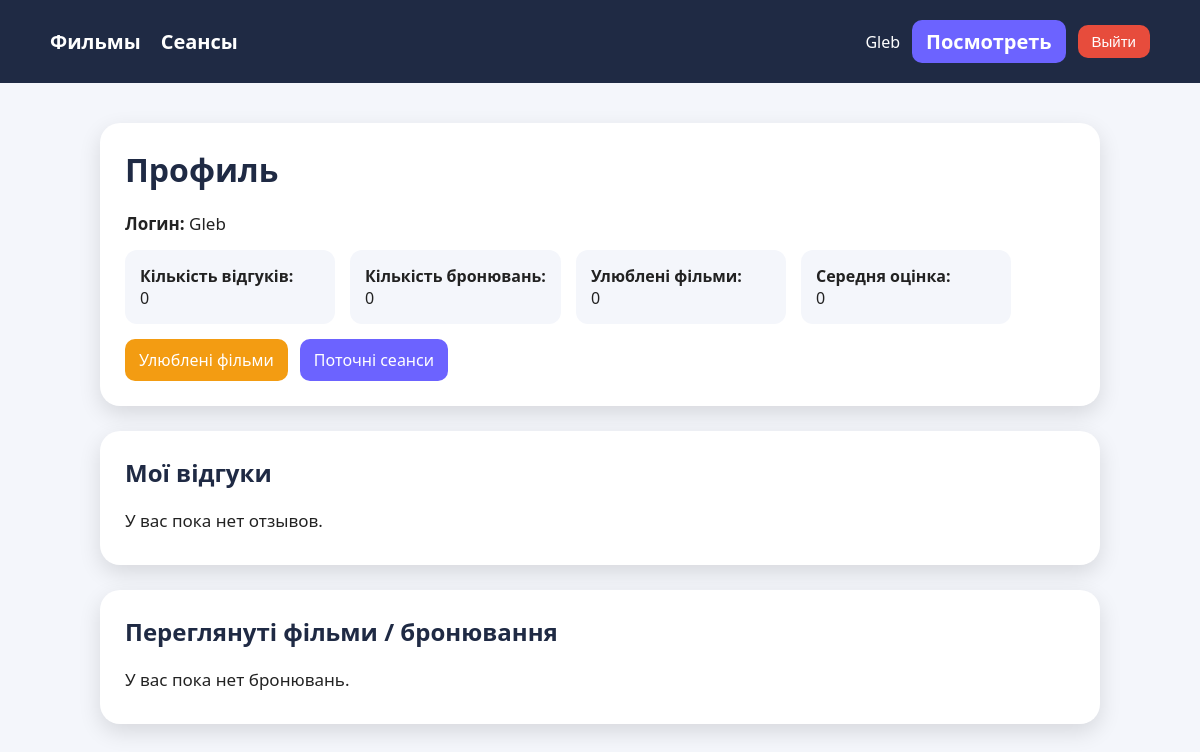
The page /profile/ (signed in) on the database as committed earlier.
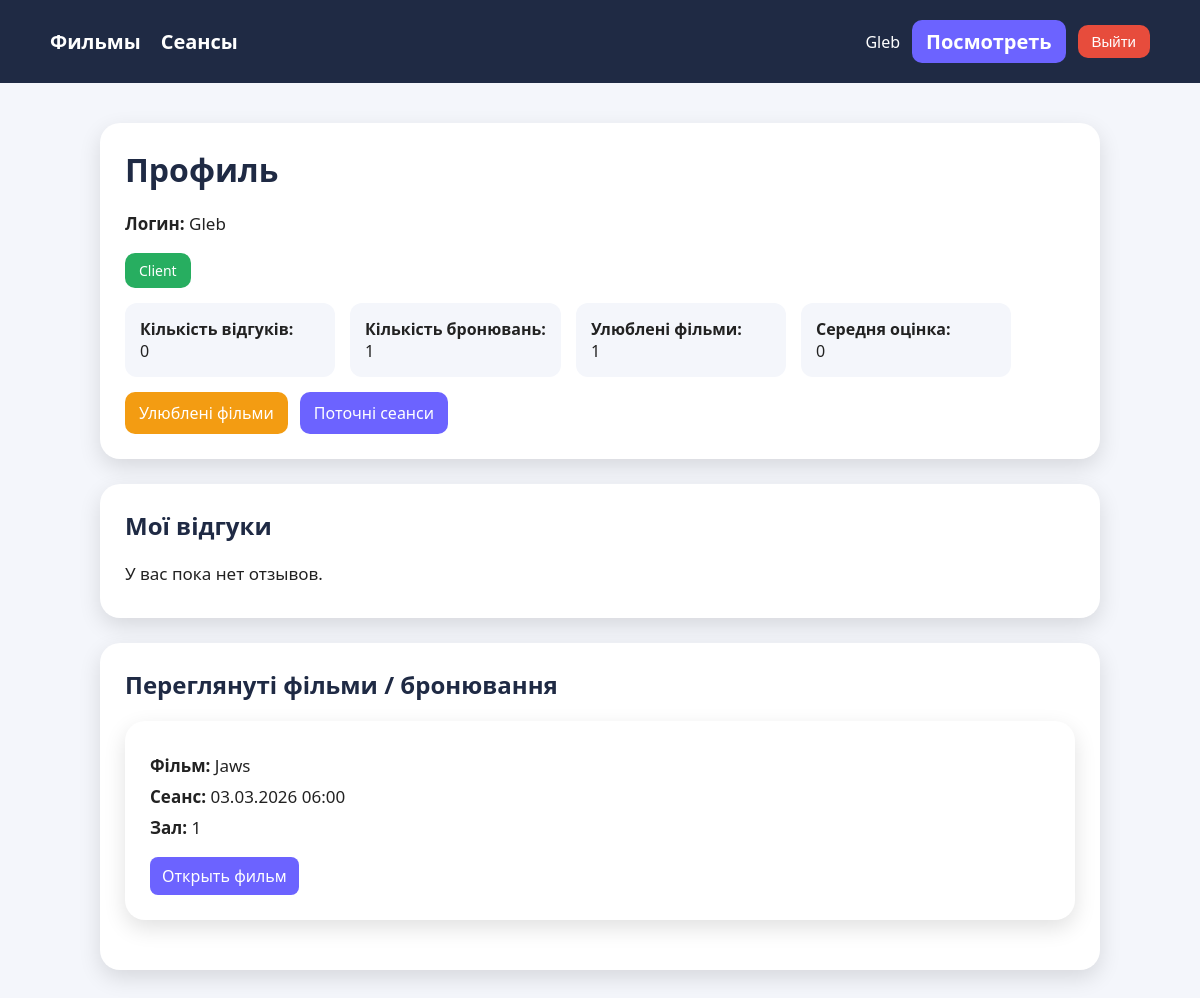
The same page on the database as committed later.
### cinema/models.py (models this page shows, shortened)
class TicketBooking(models.Model):
    user = models.ForeignKey(User, on_delete=models.CASCADE, related_name='ticket_bookings')
    session = models.ForeignKey('Session', on_delete=models.CASCADE, related_name='bookings')
    booked_at = models.DateTimeField(auto_now_add=True)
    class Meta:
        unique_together = ('user', 'session')

class Session(models.Model):
    movie = models.ForeignKey(Movie, on_delete=models.CASCADE, related_name='sessions', verbose_name='Фильм')
    date_time = models.DateTimeField(verbose_name='Дата и время')
    hall_number = models.PositiveIntegerField(verbose_name='Номер зала')

class Movie(models.Model):
    title = models.CharField(max_length=200, verbose_name='Название')
    description = models.TextField(verbose_name='Описание')
    release_year = models.PositiveIntegerField(verbose_name='Год выпуска')
    duration = models.PositiveIntegerField(verbose_name='Длительность (мин)')
    genre = models.CharField(max_length=100, verbose_name='Жанр')
    poster = models.ImageField(upload_to='posters/', verbose_name='Постер')

### cinema/views.py (the view)
# urls.py: path('profile/', views.profile_view, name='profile'),
@login_required
def profile_view(request):
    my_reviews = Review.objects.filter(user_name=request.user.username).order_by('-created_at')
    my_bookings = TicketBooking.objects.filter(user=request.user).select_related('session', 'session__movie').order_by('-booked_at')
    my_favorites = FavoriteMovie.objects.filter(user=request.user).select_related('movie').order_by('-added_at')
    avg_rating = my_reviews.aggregate(avg=Avg('rating'))['avg']
    if avg_rating is None:
        avg_rating = 0
    return render(request, 'profile.html', {
        'my_reviews': my_reviews,
        'my_bookings': my_bookings,
        'my_favorites': my_favorites,
        'avg_rating': round(avg_rating, 1),
        'is_client': is_client(request.user),
        'is_worker': is_worker(request.user),
    })

### cinema/views.py (called while the page is built)
def is_client(user):
    return user.is_authenticated and user.groups.filter(name='Client').exists()

def is_worker(user):
    return user.is_authenticated and user.groups.filter(name='worker').exists()

### templates/profile.html (shortened to what this page needs)
{% extends 'base.html' %}
{% block content %}
<div class="profile-card">
    <h1>Профиль</h1>
    <p><b>Логин:</b> {{ user.username }}</p>
    {% if is_client %}
        <span class="role client">Client</span>
    {% endif %}
    <div class="stats">
        <div class="stat-box">
            <b>Кількість відгуків:</b>
            <div>{{ my_reviews|length }}</div>
        </div>
        <div class="stat-box">
            <b>Кількість бронювань:</b>
            <div>{{ my_bookings|length }}</div>
        </div>
        <div class="stat-box">
            <b>Улюблені фільми:</b>
            <div>{{ my_favorites|length }}</div>
        </div>
        <div class="stat-box">
            <b>Середня оцінка:</b>
            <div>{{ avg_rating }}</div>
        </div>
    </div>
    <div class="top-links">
        <a href="{% url 'favorite_movies' %}" class="fav-link">Улюблені фільми</a>
        <a href="{% url 'session_list' %}" class="session-link">Поточні сеанси</a>
    </div>
</div>
<div class="profile-card">
    <h2>Мої відгуки</h2>
    {% for review in my_reviews %}
        <div class="review-card">
            <p><b>Фільм:</b> {{ review.movie.title }}</p>
            <p><b>Дата:</b> {{ review.created_at|date:"d.m.Y H:i" }}</p>
            <p><b>Оцінка:</b> {{ review.rating }}/10</p>
            <p><b>Текст:</b> {{ review.text }}</p>
            <a href="{% url 'movie_detail' review.movie.id %}">Открыть фильм</a>
        </div>
    {% empty %}
        <p>У вас пока нет отзывов.</p>
    {% endfor %}
</div>
<div class="profile-card">
    <h2>Переглянуті фільми / бронювання</h2>
    {% for booking in my_bookings %}
        <div class="review-card">
            <p><b>Фільм:</b> {{ booking.session.movie.title }}</p>
            <p><b>Сеанс:</b> {{ booking.session.date_time|date:"d.m.Y H:i" }}</p>
            <p><b>Зал:</b> {{ booking.session.hall_number }}</p>
            <a href="{% url 'movie_detail' booking.session.movie.id %}">Открыть фильм</a>
        </div>
    {% empty %}
        <p>У вас пока нет бронювань.</p>
    {% endfor %}
</div>
{% endblock %}

### templates/base.html (shortened to what this page needs)
{% load static %}
<!DOCTYPE html>
<html lang="ru">
<head>
</head>
<body>
    <header>
        <div class="nav">
            <div class="nav-left">
                <a href="{% url 'movie_list' %}">Фильмы</a>
                <a href="{% url 'session_list' %}">Сеансы</a>
            </div>
            <div class="nav-right">
                {% if user.is_authenticated %}
                    <div class="profile-box">
                        <span>{{ user.username }}</span>
                        <a href="{% url 'profile' %}" class="profile-btn">Посмотреть</a>
                        <form action="{% url 'logout' %}" method="post" class="logout-form">
                            <button type="submit" class="logout-btn">Выйти</button>
                        </form>
                    </div>
                {% else %}
                    <a href="{% url 'login' %}" class="login-link">Войти</a>
                {% endif %}
            </div>
        </div>
    </header>
    <div class="container">
        {% block content %}{% endblock %}
    </div>
</body>
</html>

### templates/base.html (style rules this page uses)
body { margin: 0; font-family: 'Segoe UI', Tahoma, Geneva, Verdana, sans-serif; background: #f4f6fb; color: #222; }
header { background: #1f2a44; padding: 20px 0; }
.nav { width: 1100px; margin: 0 auto; display: flex; justify-content: space-between; align-items: center; }
.nav-left, .nav-right { display: flex; align-items: center; gap: 20px; }
.nav a { color: white; text-decoration: none; font-size: 20px; font-weight: bold; }
.profile-box { color: white; display: flex; align-items: center; gap: 12px; font-size: 16px; }
.profile-btn { background: #6c63ff; color: white; padding: 8px 14px; border-radius: 10px; text-decoration: none; font-size: 15px; }
.logout-btn { background: #e74c3c; color: white; padding: 8px 14px; border-radius: 10px; text-decoration: none; font-size: 15px; border: none; cursor: pointer; }
.container { width: 1000px; margin: 40px auto; }
.logout-form { margin: 0; }

### templates/profile.html (style rules this page uses)
.profile-card, .review-card { background: white; border-radius: 20px; padding: 25px; box-shadow: 0 8px 22px rgba(0, 0, 0, 0.12); margin-bottom: 25px; }
h1, h2 { color: #1f2a44; margin-top: 0; }
p { font-size: 17px; margin: 8px 0; }
.role { display: inline-block; padding: 8px 14px; border-radius: 10px; color: white; font-size: 14px; margin-top: 10px; }
.client { background: #27ae60; }
.review-card a { display: inline-block; margin-top: 10px; text-decoration: none; background: #6c63ff; color: white; padding: 8px 12px; border-radius: 8px; }
.stats { display: flex; gap: 15px; flex-wrap: wrap; margin-top: 15px; }
.stat-box { background: #f4f6fb; padding: 15px; border-radius: 12px; min-width: 180px; }
.top-links { margin-top: 15px; display: flex; gap: 12px; flex-wrap: wrap; }
.top-links a { text-decoration: none; color: white; padding: 10px 14px; border-radius: 10px; }
.fav-link { background: #f39c12; }
.session-link { background: #6c63ff; }

Rows that differ between the two databases and show on the page:
added TicketBooking: session.movie "Jaws", session.date_time "03.03.2026 06:00", session.hall_number "1"
Other text that changed with them:
{{ my_bookings|length }}: "0" → "1"
{{ my_favorites|length }}: "0" → "1"
text no longer shown: "У вас пока нет бронювань."
text now shown: "Client"
